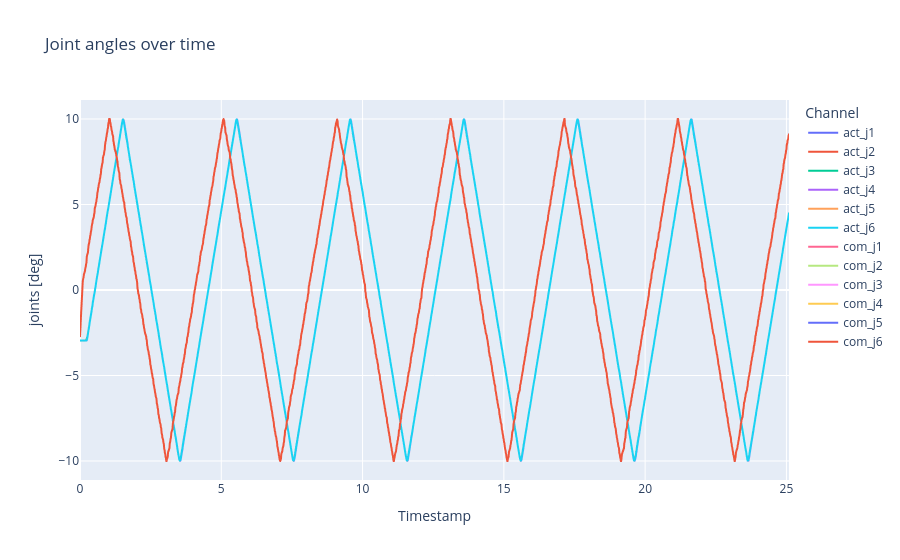

Here is the notebook cell this chart was saved with:
### Markdown cell above
Joint angles over time

### Code cell
# 1) DataFrame anlegen
df = pd.DataFrame({
    'timestamp': timestamps,
    'act_j1': act_j[:, 0],
    'act_j2': act_j[:, 1],
    'act_j3': act_j[:, 2],
    'act_j4': act_j[:, 3],
    'act_j5': act_j[:, 4],
    'act_j6': act_j[:, 5],
    'com_j1': com_j[:, 0],
    'com_j2': com_j[:, 1],
    'com_j3': com_j[:, 2],
    'com_j4': com_j[:, 3],
    'com_j5': com_j[:, 4],
    'com_j6': com_j[:, 5]
})

# 1) In Long-Form umwandeln
df_long = df.melt(
    id_vars='timestamp',
    value_vars=df.columns[1:],
    var_name='Channel',
    value_name='joints [deg]'
)

# 2) Plot bauen
fig = px.line(
    df_long,
    x='timestamp',
    y='joints [deg]',
    color='Channel',
    title="Joint angles over time",
    labels={'timestamp': 'Timestamp'}
)

# 3) Achsen anpassen
fig.update_xaxes(
    tickformat="%H:%M:%S\n%d-%m-%Y",
)

fig.show()

### Figure 1 — Plotly figure (JSON) as saved in the notebook; plotly's stock layout.template omitted (floating-point values rounded to 4 significant figures; data arrays with more than 128 entries replaced by an {"elided": "..."} marker saying what was removed)
{"data": [{"hovertemplate": "Channel=act_j1<br>Timestamp=%{x}<br>joints [deg]=%{y}<extra></extra>", "legendgroup": "act_j1", "line": {"color": "#636efa", "dash": "solid"}, "marker": {"symbol": "circle"}, "mode": "lines", "name": "act_j1", "showlegend": true, "type": "scattergl", "x": {"elided": "1969 float values"}, "xaxis": "x", "y": {"elided": "1969 float values"}, "yaxis": "y"}, {"hovertemplate": "Channel=act_j2<br>Timestamp=%{x}<br>joints [deg]=%{y}<extra></extra>", "legendgroup": "act_j2", "line": {"color": "#EF553B", "dash": "solid"}, "marker": {"symbol": "circle"}, "mode": "lines", "name": "act_j2", "showlegend": true, "type": "scattergl", "x": {"elided": "1969 float values"}, "xaxis": "x", "y": {"elided": "1969 float values"}, "yaxis": "y"}, {"hovertemplate": "Channel=act_j3<br>Timestamp=%{x}<br>joints [deg]=%{y}<extra></extra>", "legendgroup": "act_j3", "line": {"color": "#00cc96", "dash": "solid"}, "marker": {"symbol": "circle"}, "mode": "lines", "name": "act_j3", "showlegend": true, "type": "scattergl", "x": {"elided": "1969 float values"}, "xaxis": "x", "y": {"elided": "1969 float values"}, "yaxis": "y"}, {"hovertemplate": "Channel=act_j4<br>Timestamp=%{x}<br>joints [deg]=%{y}<extra></extra>", "legendgroup": "act_j4", "line": {"color": "#ab63fa", "dash": "solid"}, "marker": {"symbol": "circle"}, "mode": "lines", "name": "act_j4", "showlegend": true, "type": "scattergl", "x": {"elided": "1969 float values"}, "xaxis": "x", "y": {"elided": "1969 float values"}, "yaxis": "y"}, {"hovertemplate": "Channel=act_j5<br>Timestamp=%{x}<br>joints [deg]=%{y}<extra></extra>", "legendgroup": "act_j5", "line": {"color": "#FFA15A", "dash": "solid"}, "marker": {"symbol": "circle"}, "mode": "lines", "name": "act_j5", "showlegend": true, "type": "scattergl", "x": {"elided": "1969 float values"}, "xaxis": "x", "y": {"elided": "1969 float values"}, "yaxis": "y"}, {"hovertemplate": "Channel=act_j6<br>Timestamp=%{x}<br>joints [deg]=%{y}<extra></extra>", "legendgroup": "act_j6", "line": {"color": "#19d3f3", "dash": "solid"}, "marker": {"symbol": "circle"}, "mode": "lines", "name": "act_j6", "showlegend": true, "type": "scattergl", "x": {"elided": "1969 float values"}, "xaxis": "x", "y": {"elided": "1969 float values"}, "yaxis": "y"}, {"hovertemplate": "Channel=com_j1<br>Timestamp=%{x}<br>joints [deg]=%{y}<extra></extra>", "legendgroup": "com_j1", "line": {"color": "#FF6692", "dash": "solid"}, "marker": {"symbol": "circle"}, "mode": "lines", "name": "com_j1", "showlegend": true, "type": "scattergl", "x": {"elided": "1969 float values"}, "xaxis": "x", "y": {"elided": "1969 float values"}, "yaxis": "y"}, {"hovertemplate": "Channel=com_j2<br>Timestamp=%{x}<br>joints [deg]=%{y}<extra></extra>", "legendgroup": "com_j2", "line": {"color": "#B6E880", "dash": "solid"}, "marker": {"symbol": "circle"}, "mode": "lines", "name": "com_j2", "showlegend": true, "type": "scattergl", "x": {"elided": "1969 float values"}, "xaxis": "x", "y": {"elided": "1969 float values"}, "yaxis": "y"}, {"hovertemplate": "Channel=com_j3<br>Timestamp=%{x}<br>joints [deg]=%{y}<extra></extra>", "legendgroup": "com_j3", "line": {"color": "#FF97FF", "dash": "solid"}, "marker": {"symbol": "circle"}, "mode": "lines", "name": "com_j3", "showlegend": true, "type": "scattergl", "x": {"elided": "1969 float values"}, "xaxis": "x", "y": {"elided": "1969 float values"}, "yaxis": "y"}, {"hovertemplate": "Channel=com_j4<br>Timestamp=%{x}<br>joints [deg]=%{y}<extra></extra>", "legendgroup": "com_j4", "line": {"color": "#FECB52", "dash": "solid"}, "marker": {"symbol": "circle"}, "mode": "lines", "name": "com_j4", "showlegend": true, "type": "scattergl", "x": {"elided": "1969 float values"}, "xaxis": "x", "y": {"elided": "1969 float values"}, "yaxis": "y"}, {"hovertemplate": "Channel=com_j5<br>Timestamp=%{x}<br>joints [deg]=%{y}<extra></extra>", "legendgroup": "com_j5", "line": {"color": "#636efa", "dash": "solid"}, "marker": {"symbol": "circle"}, "mode": "lines", "name": "com_j5", "showlegend": true, "type": "scattergl", "x": {"elided": "1969 float values"}, "xaxis": "x", "y": {"elided": "1969 float values"}, "yaxis": "y"}, {"hovertemplate": "Channel=com_j6<br>Timestamp=%{x}<br>joints [deg]=%{y}<extra></extra>", "legendgroup": "com_j6", "line": {"color": "#EF553B", "dash": "solid"}, "marker": {"symbol": "circle"}, "mode": "lines", "name": "com_j6", "showlegend": true, "type": "scattergl", "x": {"elided": "1969 float values"}, "xaxis": "x", "y": {"elided": "1969 float values"}, "yaxis": "y"}], "layout": {"legend": {"title": {"text": "Channel"}, "tracegroupgap": 0}, "title": {"text": "Joint angles over time"}, "xaxis": {"anchor": "y", "domain": [0, 1], "tickformat": "%H:%M:%S\n%d-%m-%Y", "title": {"text": "Timestamp"}}, "yaxis": {"anchor": "x", "domain": [0, 1], "title": {"text": "joints [deg]"}}}}
